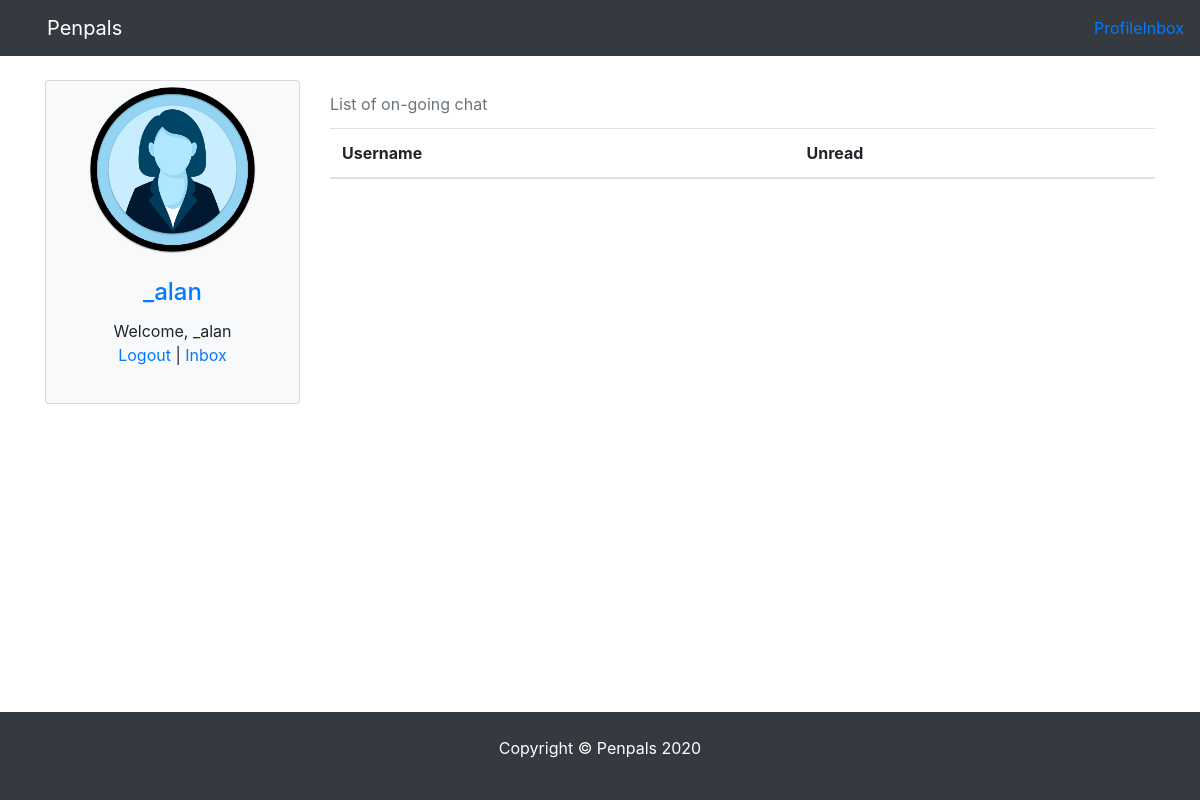
Before: /message/inbox/ (signed in) with the older database file.
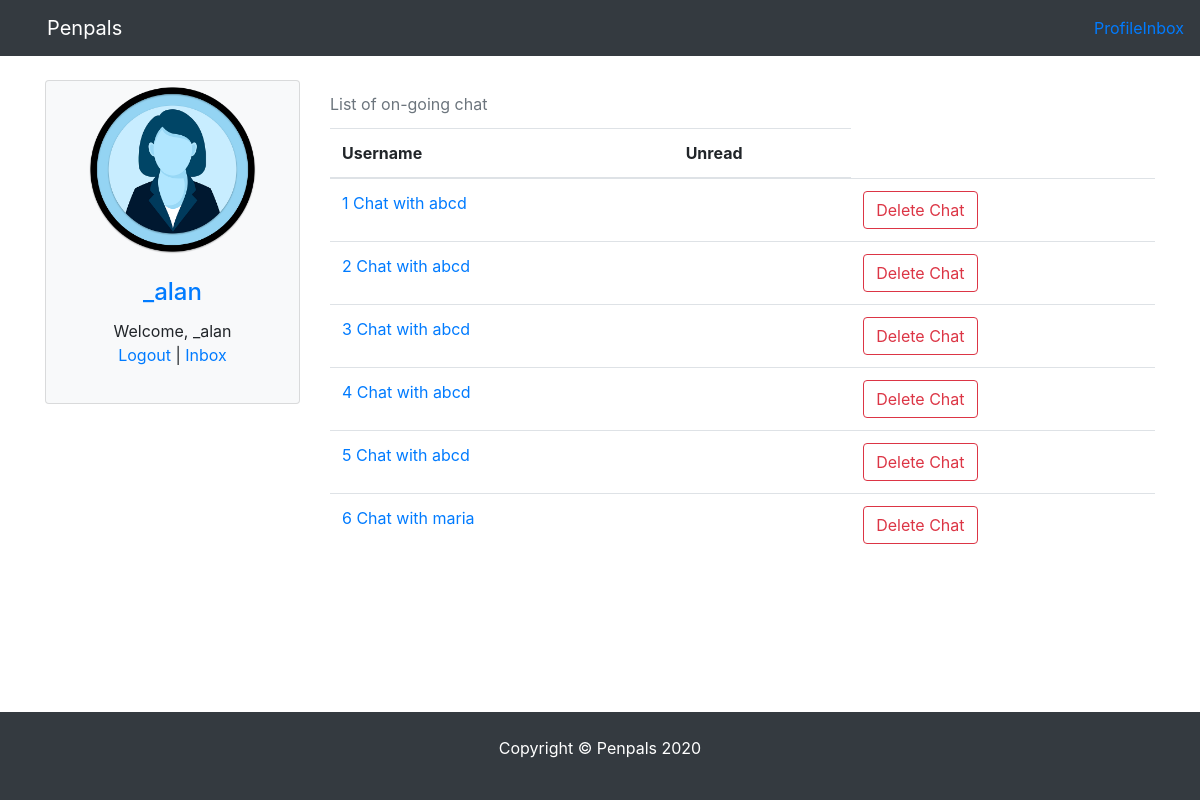
After: the same page with the newer database file.
### conversations/models.py (models this page shows, shortened)
class Chat_members(models.Model):
    chat = models.ForeignKey(Chat, related_name="members", on_delete=models.CASCADE)
    profile = models.ForeignKey(Profile, related_name="chats", on_delete=models.CASCADE)
    last_viewed = models.DateTimeField(blank=True, null=True)
    deleted = models.BooleanField(default=False)

### pages/models.py (models this page shows)
class Profile(models.Model):
    user = models.OneToOneField(User, blank=True, null=True, on_delete=models.CASCADE)
    first = models.CharField(max_length=200, blank=True, null=True)
    last = models.CharField(max_length=200, blank=True, null=True)
    photo = models.ImageField(default='user.png', upload_to='photo/%Y/%m', blank=True, null=True)
    friends = models.ManyToManyField('self', blank=True)
    speaks =  models.CharField(max_length=200, blank=True, null=True)
    is_learning =  models.CharField(max_length=200, blank=True, null=True)
    def __str__(self):
        return str(self.user)
    def get_absolute_url(self):
        return reverse("pages:profile", kwargs={"profile_id": self.pk})
    class Meta:
        ordering = ['-id']

### conversations/views.py (the view, shortened to what this page needs)
# urls.py: path('inbox/', inbox, name='inbox'),
def inbox(request, profile_friend=None):
    profile = request.user.profile
    friends = profile.friends.all()
    chats_ids = profile.chats.all().values_list('chat_id', flat=True)
    chats = Chat.objects.filter(id__in=chats_ids)
    chatting_with = []
    unread = []
    for c in chats:
        profile_chat_member = c.members.get(profile=profile)
        if profile_chat_member.deleted == False:
            friend_chat_member = c.members.exclude(profile=profile).first()
            chatting_with.append(friend_chat_member)
            friends = friends.exclude(user=friend_chat_member.profile.user)
            if c.get_msg.count() > 0:
                m_date = c.get_msg.values('date').latest('date')
                lv_date = c.members.filter(profile=profile).values('last_viewed').first()
                if m_date['date'] > lv_date['last_viewed']:
                    msg_count = c.get_msg.filter(date__gt=lv_date['last_viewed']).count()
                    unread.append(msg_count)
                    print(msg_count)
                else:
                    unread.append(False)
            else:
                unread.append(False)
    context = {
        'profile': profile,
        'friends': friends,
        'chat_details': zip(chatting_with, unread),
    }
    return render(request, 'conversations/inbox.html', context)

### conversations/templates/conversations/inbox.html (shortened to what this page needs)
{% extends 'pages/base.html' %}
{% block content %}
<div class="row">
    {% include 'pages/include/_sidebar.html' %}
    <div class="col-md-9 col-sm-12">
        <div class="table-responsive">
            <table class="table">
                <caption>List of on-going chat </caption>
                <body>
                    <thead>
                        <tr>
                            <th>Username</th>
                            <th>Unread</th>
                        </tr>
                    </thead>
                    <tbody>
                        {% for cd, u in chat_details %}
                        <tr>
                            <td>
                            <a href="{% url 'conversations:chatbox' cd.chat_id %}">
                                {{forloop.counter}} Chat with {{cd.profile}}
                            </a>
                        </td>
                        <td>
                        </td>
                        <td>
                            <a href="{% url 'conversations:delete_chat' cd.chat_id %}" class="btn btn-outline-danger">Delete Chat</a>
                        </td>
                        </tr>
                        {% endfor %}
                    </tbody>
                </body>
            </table>
        </div>
    </div>
</div>
{% endblock content %}

Changed rows visible on the page:
added Chat_members: profile "abcd"
added Chat_members: profile "abcd"
added Chat_members: profile "abcd"
added Chat_members: profile "abcd"
added Chat_members: profile "abcd"
added Chat_members: profile "maria"
